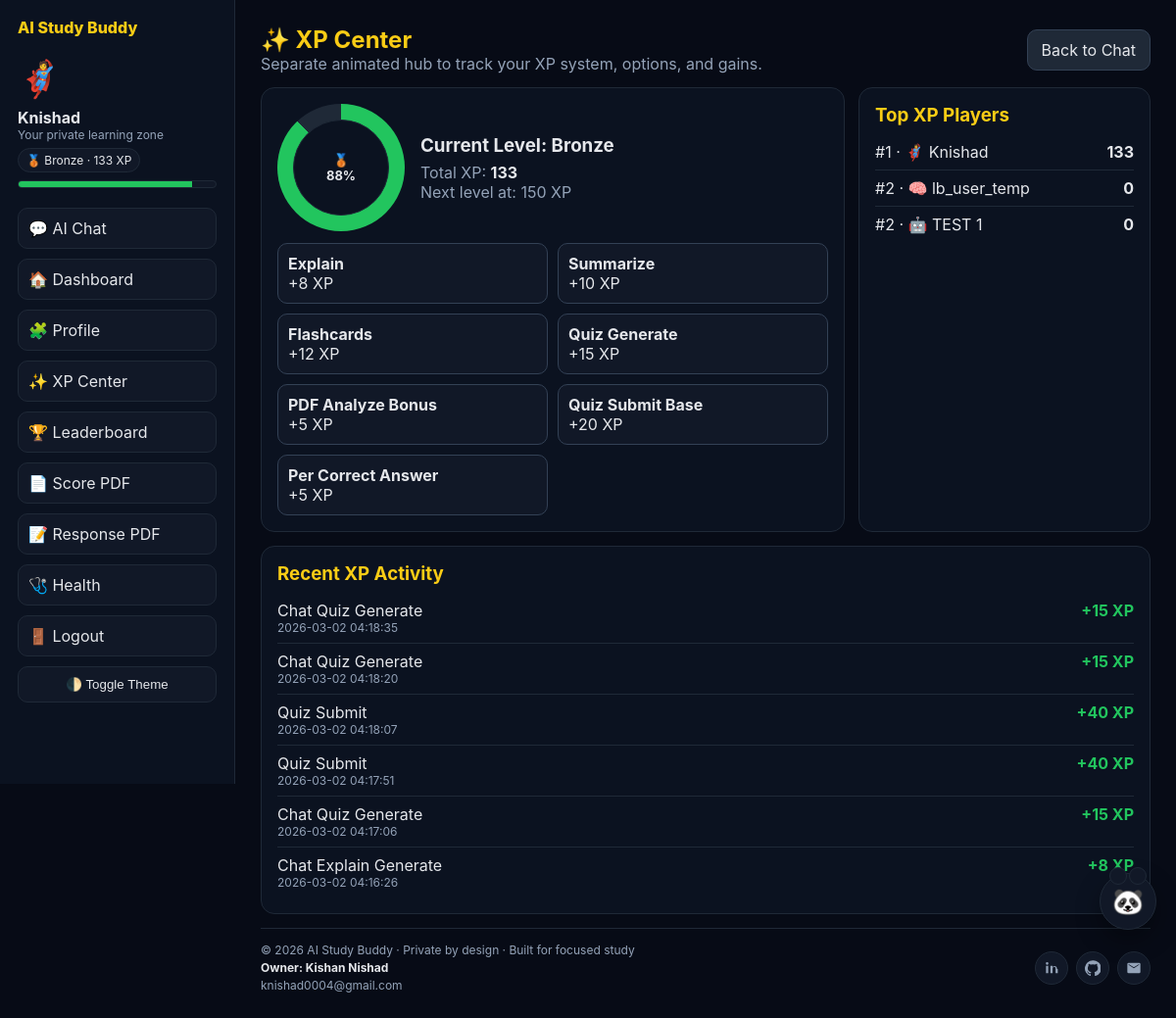
Screenshot of /xp-center (signed in) with the database file from the repository.
### tables this page shows
CREATE TABLE users (
            id INTEGER PRIMARY KEY AUTOINCREMENT,
            username TEXT UNIQUE NOT NULL,
            password_hash TEXT NOT NULL,
            avatar TEXT NOT NULL,
            created_at TEXT NOT NULL
        , xp INTEGER NOT NULL DEFAULT 0);

CREATE TABLE xp_events (
            id INTEGER PRIMARY KEY AUTOINCREMENT,
            user_id INTEGER NOT NULL,
            action TEXT NOT NULL,
            points INTEGER NOT NULL,
            date TEXT NOT NULL,
            FOREIGN KEY(user_id) REFERENCES users(id)
        );

### app.py (the view)
    @app.get("/xp-center")
    @login_required
    def xp_center():
        level_info = get_level_info(int(g.user["xp"]))
        events = get_user_xp_events(app, g.user["id"], 25)
        leaderboard = get_leaderboard(app, 10)
        return render_template(
            "xp_center.html",
            user=g.user,
            level_info=level_info,
            xp_rules=XP_RULES,
            events=events,
            leaderboard=leaderboard,
        )

### app.py (called while the page is built)
def get_db_connection(app: Flask) -> sqlite3.Connection:
    conn = sqlite3.connect(app.config["DATABASE_PATH"])
    conn.row_factory = sqlite3.Row
    return conn

def login_required(view):
    @wraps(view)
    def wrapped_view(*args, **kwargs):
        if "user_id" not in session:
            return redirect(url_for("login"))
        return view(*args, **kwargs)
    return wrapped_view

def get_current_user(app: Flask):
    user_id = session.get("user_id")
    if not user_id:
        return None
    conn = get_db_connection(app)
    user = conn.execute("SELECT id, username, avatar, xp FROM users WHERE id = ?", (user_id,)).fetchone()
    conn.close()
    return user

def get_level_info(xp: int):
    current_name = "Bronze"
    current_icon = "🥉"
    next_threshold = None
    for threshold, name, icon in LEVELS:
        if xp >= threshold:
            current_name = name
            current_icon = icon
        elif next_threshold is None:
            next_threshold = threshold
    progress_to_next = 100
    if next_threshold is not None:
        previous_threshold = 0
        for threshold, _, _ in LEVELS:
            if threshold <= xp:
                previous_threshold = threshold
        span = max(next_threshold - previous_threshold, 1)
        progress_to_next = int(((xp - previous_threshold) / span) * 100)
    return {
        "name": current_name,
        "icon": current_icon,
        "next_threshold": next_threshold,
        "progress": max(0, min(progress_to_next, 100)),
    }

def get_user_xp_events(app: Flask, user_id: int, limit: int = 20):
    conn = get_db_connection(app)
    rows = conn.execute(
        """
        SELECT action, points, date
        FROM xp_events
        WHERE user_id = ?
        ORDER BY id DESC
        LIMIT ?
        """,
        (user_id, limit),
    ).fetchall()
    conn.close()
    return rows

### templates/xp_center.html (shortened to what this page needs)
{% extends 'base.html' %}
{% block content %}
<section class="hero">
  <div>
    <h1>✨ XP Center</h1>
    <p style="color:#94a3b8">Separate animated hub to track your XP system, options, and gains.</p>
  </div>
  <a href="{{ url_for('chat') }}" style="padding:10px 14px;border-radius:10px;border:1px solid #334155;background:#1f2937">Back to Chat</a>
</section>
<div class="grid">
  <section class="panel">
    <div style="display:flex;gap:16px;align-items:center;flex-wrap:wrap">
      <div class="xp-ring" id="xpRing" data-progress="{{ level_info['progress'] }}">
        <div class="xp-ring-label">
          {{ level_info['icon'] }}<br>
          {{ level_info['progress'] }}%
        </div>
      </div>
      <div>
        <h3 style="margin-bottom:6px">Current Level: {{ level_info['name'] }}</h3>
        <div style="color:#94a3b8">Total XP: <strong style="color:#e5e7eb">{{ user['xp'] }}</strong></div>
        {% if level_info['next_threshold'] %}
        <div style="color:#94a3b8">Next level at: {{ level_info['next_threshold'] }} XP</div>
        {% else %}
        <div style="color:#22c55e">Max level reached!</div>
        {% endif %}
      </div>
    </div>
    <div class="rules">
      <div class="rule"><strong>Explain</strong><div>+{{ xp_rules['explain'] }} XP</div></div>
      <div class="rule"><strong>Summarize</strong><div>+{{ xp_rules['summarize'] }} XP</div></div>
      <div class="rule"><strong>Flashcards</strong><div>+{{ xp_rules['flashcards'] }} XP</div></div>
      <div class="rule"><strong>Quiz Generate</strong><div>+{{ xp_rules['quiz'] }} XP</div></div>
      <div class="rule"><strong>PDF Analyze Bonus</strong><div>+{{ xp_rules['pdf_bonus'] }} XP</div></div>
      <div class="rule"><strong>Quiz Submit Base</strong><div>+{{ xp_rules['quiz_submit_base'] }} XP</div></div>
      <div class="rule"><strong>Per Correct Answer</strong><div>+{{ xp_rules['per_correct_answer'] }} XP</div></div>
    </div>
  </section>
  <section class="panel">
    <h3 style="margin-bottom:8px;color:#facc15">Top XP Players</h3>
    {% for item in leaderboard %}
      <div class="rank-row">
        <div>#{{ item['rank'] }} · {{ item['avatar'] }} {{ item['username'] }}</div>
        <strong>{{ item['xp'] }}</strong>
      </div>
    {% endfor %}
  </section>
</div>
<section class="panel">
  <h3 style="margin-bottom:8px;color:#facc15">Recent XP Activity</h3>
  {% if events %}
    {% for event in events %}
      <div class="event">
        <div>
          <div style="text-transform:capitalize">{{ event['action'].replace('_', ' ') }}</div>
          <div style="font-size:12px;color:#94a3b8">{{ event['date'] }}</div>
        </div>
        <div class="plus">+{{ event['points'] }} XP</div>
      </div>
    {% endfor %}
  {% else %}
    <div style="color:#94a3b8">No XP activity yet. Do tasks in Chat to start earning XP.</div>
  {% endif %}
</section>
{% endblock %}

### templates/base.html (shortened to what this page needs)
<!DOCTYPE html>
<html lang="en">
<head>
</head>
<body>
  <div class="layout">
    {% if user %}
    <aside class="sidebar">
      <div class="brand">AI Study Buddy</div>
      <div class="avatar-badge">{{ user['avatar'] }}</div>
      <div><strong>{{ user['username'] }}</strong></div>
      <div class="small">Your private learning zone</div>
      {% if current_level %}
      <div class="level-pill">{{ current_level['icon'] }} {{ current_level['name'] }} · {{ user['xp'] }} XP</div>
      <div class="progress-track"><div class="progress-bar" data-progress="{{ current_level['progress'] }}"></div></div>
      {% endif %}
      <nav class="menu">
        <a href="{{ url_for('chat') }}">💬 AI Chat</a>
        <a href="{{ url_for('dashboard') }}">🏠 Dashboard</a>
        <a href="{{ url_for('profile') }}">🧩 Profile</a>
        <a href="{{ url_for('xp_center') }}">✨ XP Center</a>
        <a href="{{ url_for('leaderboard_page') }}">🏆 Leaderboard</a>
        <a href="{{ url_for('export_scores_pdf') }}">📄 Score PDF</a>
        <a href="{{ url_for('export_response_pdf') }}">📝 Response PDF</a>
        <a href="{{ url_for('health_page') }}">🩺 Health</a>
        <a href="{{ url_for('logout') }}">🚪 Logout</a>
      </nav>
      <button id="themeToggle" class="theme-toggle" type="button">🌓 Toggle Theme</button>
    </aside>
    {% endif %}
    <main class="main">
      {% block content %}{% endblock %}
      <footer class="footer">
        <div class="footer-row">
          <div class="owner">
            <div>© 2026 AI Study Buddy · Private by design · Built for focused study</div>
            <strong>Owner: Kishan Nishad</strong>
            <div class="owner-mail">knishad0004@gmail.com</div>
          </div>
          <div class="owner-icons">
            <a class="icon-btn icon-wrap" data-tooltip="LinkedIn" href="https://www.linkedin.com/in/kishan-nishad-161a73392" target="_blank" rel="noopener noreferrer" aria-label="LinkedIn" title="LinkedIn">
              <svg viewBox="0 0 24 24" aria-hidden="true"><path d="M6.94 8.5H3.56V20h3.38V8.5zM5.25 7.03a1.97 1.97 0 1 0 0-3.94 1.97 1.97 0 0 0 0 3.94zM20.44 13.37c0-3.07-1.64-4.5-3.82-4.5-1.76 0-2.55.97-2.99 1.65V8.5h-3.38V20h3.38v-6.43c0-1.7.32-3.34 2.43-3.34 2.08 0 2.11 1.95 2.11 3.45V20h3.38v-6.63z"/></svg>
            </a>
            <a class="icon-btn icon-wrap" data-tooltip="GitHub" href="https://github.com/code-with-kishan" target="_blank" rel="noopener noreferrer" aria-label="GitHub" title="GitHub">
            </a>
            <a class="icon-btn icon-wrap" data-tooltip="Email" href="mailto:knishad0004@gmail.com" aria-label="Email" title="Email">
              <svg viewBox="0 0 24 24" aria-hidden="true"><path d="M20 4H4a2 2 0 0 0-2 2v12a2 2 0 0 0 2 2h16a2 2 0 0 0 2-2V6a2 2 0 0 0-2-2zm0 3.2-8 5-8-5V6l8 5 8-5v1.2z"/></svg>
            </a>
          </div>
        </div>
      </footer>
    </main>
  </div>
  {% if user %}
  <button id="buddyFab" class="buddy-fab" type="button" aria-label="Open AI helper">🐼</button>
  {% endif %}
</body>
</html>

### templates/base.html (style rules this page uses)
:root { --bg:#070b16; --text:#e5e7eb; --muted:#94a3b8; --card:#0b1220; --card-2:#111827; --border:#1f2937; --accent:#facc15; --chat-panel:#1d1336; --chat-head:#2a1a4f; --chat-ai:#261a45; --chat-user:#1f2937; }
* { margin:0;padding:0;box-sizing:border-box }
body { font-family:Inter,system-ui,-apple-system,sans-serif;background:var(--bg);color:var(--text);transition:background .2s ease,color .2s ease }
a { text-decoration:none;color:inherit }
.layout { display:grid;grid-template-columns:240px 1fr;min-height:100vh }
.sidebar { background:var(--card);border-right:1px solid var(--border);padding:18px;position:sticky;top:0;height:100vh }
.brand { font-weight:800;color:var(--accent);margin-bottom:20px }
.avatar-badge { font-size:36px;margin-bottom:8px }
.small { font-size:12px;color:var(--muted) }
.level-pill { display:inline-block;margin-top:6px;padding:4px 8px;border-radius:999px;background:var(--card-2);border:1px solid var(--border);font-size:12px }
.progress-track { height:8px;background:var(--card-2);border-radius:999px;overflow:hidden;margin-top:8px;border:1px solid var(--border) }
.progress-bar { height:100%;background:#22c55e }
.menu { display:flex;flex-direction:column;gap:10px;margin-top:20px }
.menu a { padding:10px;border-radius:10px;background:var(--card-2);border:1px solid var(--border) }
.theme-toggle { margin-top:10px;padding:10px;border-radius:10px;border:1px solid var(--border);background:var(--card-2);color:var(--text);cursor:pointer;width:100% }
.main { padding:26px;display:flex;flex-direction:column;min-height:100vh }
.footer { margin-top:auto;padding-top:14px;border-top:1px solid var(--border);color:var(--muted);font-size:12px }
.footer-row { display:flex;justify-content:space-between;align-items:center;gap:12px;flex-wrap:wrap }
.owner { display:flex;flex-direction:column;gap:3px }
.owner strong { color:var(--text) }
.owner-mail { color:var(--muted) }
.owner-icons { display:flex;gap:8px;align-items:center }
.icon-btn { width:34px;height:34px;display:flex;align-items:center;justify-content:center;border-radius:50%;background:var(--card-2);border:1px solid var(--border);color:var(--muted);transition:all .2s ease }
.icon-btn svg { width:16px;height:16px;fill:currentColor }
.icon-wrap { position:relative }
.icon-wrap::after { content:attr(data-tooltip); position:absolute; left:50%; transform:translateX(-50%); bottom:42px; background:var(--card-2); color:var(--text); border:1px solid var(--border); font-size:11px; padding:4px 7px; border-radius:6px; white-space:nowrap; opacity:0; pointer-events:none; transition:opacity .2s ease; }
.buddy-fab { position:fixed; right:20px; bottom:120px; width:58px; height:58px; border-radius:50%; border:1px solid var(--border); background:var(--card-2); color:var(--text); font-size:26px; cursor:pointer; z-index:90; box-shadow:0 10px 25px rgba(0,0,0,.35); animation:buddyPulse 2.2s ease-in-out infinite; }
.buddy-fab::before,.buddy-fab::after { content:'';position:absolute;top:-7px;width:16px;height:16px;background:var(--card-2);border:1px solid var(--border);border-radius:50% }
.buddy-fab::before { left:9px }
.buddy-fab::after { right:9px }

### templates/xp_center.html (style rules this page uses)
.hero { display:flex;justify-content:space-between;align-items:center;flex-wrap:wrap;gap:10px;margin-bottom:14px }
.hero h1 { color:#facc15 }
.panel { background:#0b1220;border:1px solid #1f2937;border-radius:14px;padding:16px;margin-bottom:14px }
.grid { display:grid;grid-template-columns:2fr 1fr;gap:14px }
.xp-ring { width:130px;height:130px;border-radius:50%;display:flex;align-items:center;justify-content:center;font-size:20px;font-weight:700;background:conic-gradient(#22c55e 0%, #1f2937 0%);position:relative;animation:spinIn 1s ease }
.xp-ring::after { content:'';position:absolute;width:96px;height:96px;border-radius:50%;background:#0b1220;border:1px solid #1f2937 }
.xp-ring-label { position:relative;z-index:2;text-align:center;font-size:13px;color:#e5e7eb }
.rules { display:grid;grid-template-columns:repeat(2,minmax(180px,1fr));gap:10px;margin-top:12px }
.rule { background:#111827;border:1px solid #334155;border-radius:10px;padding:10px;animation:fadeUp .45s ease }
.event { display:flex;justify-content:space-between;gap:8px;padding:8px 0;border-bottom:1px solid #1f2937 }
.event:last-child { border-bottom:none }
.plus { color:#22c55e;font-weight:700 }
.rank-row { display:flex;justify-content:space-between;padding:8px 0;border-bottom:1px solid #1f2937 }
.rank-row:last-child { border-bottom:none }

### rows the page displays
users: avatar "🦸", username "Knishad", xp "133", rank "1"
users: rank "2", avatar "🧠", username "lb_user_temp", xp "0"
users: rank "2", avatar "🤖", username "TEST 1", xp "0"
xp_events: action.replace "Chat Quiz Generate", date "2026-03-02 04:18:35", points "15"
xp_events: action.replace "Chat Quiz Generate", date "2026-03-02 04:18:20", points "15"
xp_events: action.replace "Quiz Submit", date "2026-03-02 04:18:07", points "40"
xp_events: action.replace "Quiz Submit", date "2026-03-02 04:17:51", points "40"
xp_events: action.replace "Chat Quiz Generate", date "2026-03-02 04:17:06", points "15"
xp_events: action.replace "Chat Explain Generate", date "2026-03-02 04:16:26", points "8"

### other values shown
{{ current_level['icon'] }} "🥉"
{{ current_level['name'] }} "Bronze"
{{ level_info['icon'] }} "🥉"
{{ level_info['progress'] }} "88"
{{ level_info['name'] }} "Bronze"
{{ level_info['next_threshold'] }} "150"
{{ xp_rules['explain'] }} "8"
{{ xp_rules['summarize'] }} "10"
{{ xp_rules['flashcards'] }} "12"
{{ xp_rules['quiz'] }} "15"
{{ xp_rules['pdf_bonus'] }} "5"
{{ xp_rules['quiz_submit_base'] }} "20"
{{ xp_rules['per_correct_answer'] }} "5"
